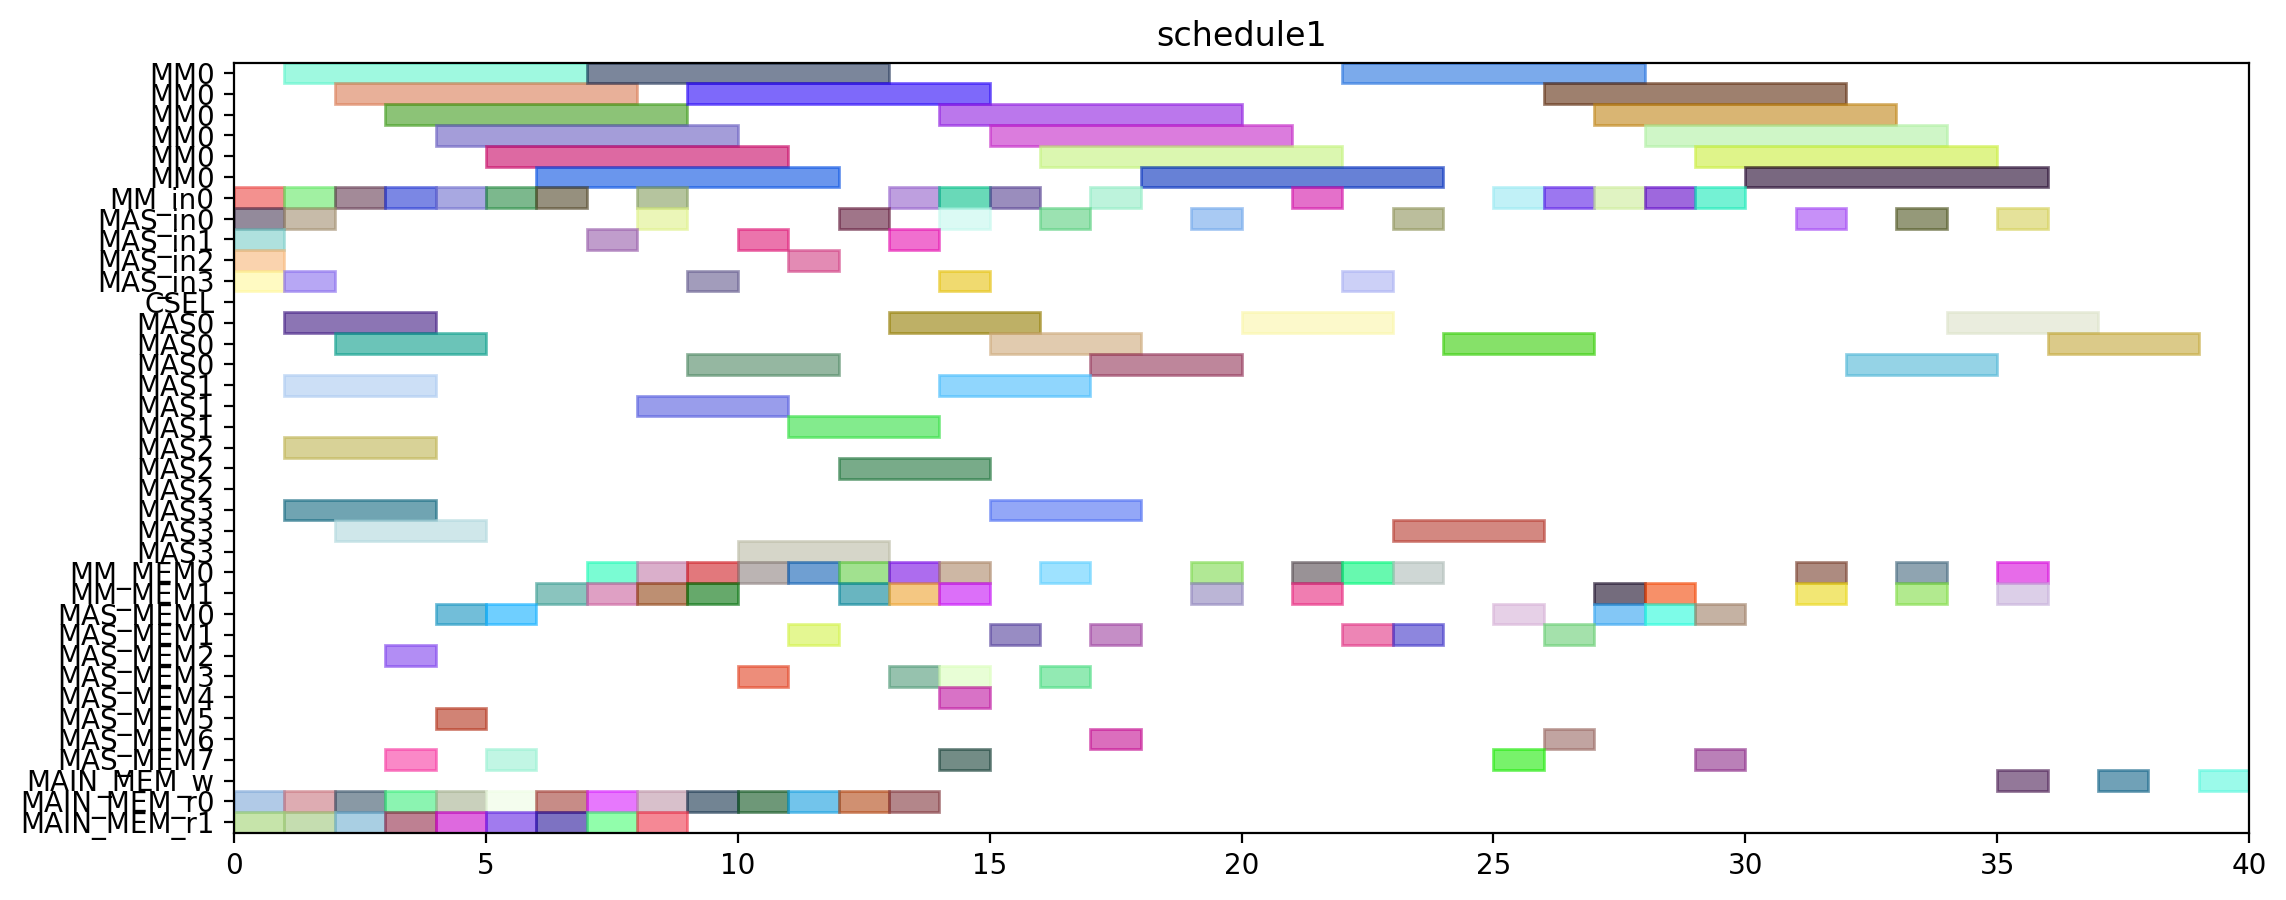

Source code (Python):
from pyschedule import Scenario, solvers, plotters, alt


def solve():
	horizon = 118
	S = Scenario("schedule1", horizon=horizon)

	# resource
	MM = S.Resources('MM', num=1, size=6)
	MM_in = S.Resources('MM_in', num=1)
	MAS_in = S.Resources('MAS_in', num=4)
	CSEL = S.Resource('CSEL')
	MAS = S.Resources('MAS', num=4, size=3, periods=range(1, horizon))
	MM_MEM = S.Resources('MM_MEM', num=2)
	MAS_MEM = S.Resources('MAS_MEM', num=8)
	MAIN_MEM_w = S.Resource('MAIN_MEM_w', size=1)
	MAIN_MEM_r = S.Resources('MAIN_MEM_r', num=2)

	# result of previous scheduling
	t13_mem0 = S.Task('t13_mem0', length=1, delay_cost=1)
	S += t13_mem0 >= 0
	t13_mem0 += MAIN_MEM_r[0]

	t13_mem1 = S.Task('t13_mem1', length=1, delay_cost=1)
	S += t13_mem1 >= 0
	t13_mem1 += MAIN_MEM_r[1]

	t2_in = S.Task('t2_in', length=1, delay_cost=1)
	S += t2_in >= 0
	t2_in += MM_in[0]

	t3_in = S.Task('t3_in', length=1, delay_cost=1)
	S += t3_in >= 0
	t3_in += MAS_in[1]

	t4_in = S.Task('t4_in', length=1, delay_cost=1)
	S += t4_in >= 0
	t4_in += MAS_in[3]

	t8_in = S.Task('t8_in', length=1, delay_cost=1)
	S += t8_in >= 0
	t8_in += MAS_in[0]

	t9_in = S.Task('t9_in', length=1, delay_cost=1)
	S += t9_in >= 0
	t9_in += MAS_in[2]

	t13_in = S.Task('t13_in', length=1, delay_cost=1)
	S += t13_in >= 1
	t13_in += MAS_in[0]

	t14_in = S.Task('t14_in', length=1, delay_cost=1)
	S += t14_in >= 1
	t14_in += MAS_in[3]

	t1_in = S.Task('t1_in', length=1, delay_cost=1)
	S += t1_in >= 1
	t1_in += MM_in[0]

	t2 = S.Task('t2', length=6, delay_cost=1)
	S += t2 >= 1
	t2 += MM[0]

	t3 = S.Task('t3', length=3, delay_cost=1)
	S += t3 >= 1
	t3 += MAS[1]

	t4 = S.Task('t4', length=3, delay_cost=1)
	S += t4 >= 1
	t4 += MAS[3]

	t8 = S.Task('t8', length=3, delay_cost=1)
	S += t8 >= 1
	t8 += MAS[0]

	t9 = S.Task('t9', length=3, delay_cost=1)
	S += t9 >= 1
	t9 += MAS[2]

	t9_mem0 = S.Task('t9_mem0', length=1, delay_cost=1)
	S += t9_mem0 >= 1
	t9_mem0 += MAIN_MEM_r[0]

	t9_mem1 = S.Task('t9_mem1', length=1, delay_cost=1)
	S += t9_mem1 >= 1
	t9_mem1 += MAIN_MEM_r[1]

	t0_in = S.Task('t0_in', length=1, delay_cost=1)
	S += t0_in >= 2
	t0_in += MM_in[0]

	t0_mem0 = S.Task('t0_mem0', length=1, delay_cost=1)
	S += t0_mem0 >= 2
	t0_mem0 += MAIN_MEM_r[0]

	t1 = S.Task('t1', length=6, delay_cost=1)
	S += t1 >= 2
	t1 += MM[0]

	t13 = S.Task('t13', length=3, delay_cost=1)
	S += t13 >= 2
	t13 += MAS[0]

	t14 = S.Task('t14', length=3, delay_cost=1)
	S += t14 >= 2
	t14 += MAS[3]

	t2_mem1 = S.Task('t2_mem1', length=1, delay_cost=1)
	S += t2_mem1 >= 2
	t2_mem1 += MAIN_MEM_r[1]

	t0 = S.Task('t0', length=6, delay_cost=1)
	S += t0 >= 3
	t0 += MM[0]

	t14_mem1 = S.Task('t14_mem1', length=1, delay_cost=1)
	S += t14_mem1 >= 3
	t14_mem1 += MAIN_MEM_r[1]

	t26_mem0 = S.Task('t26_mem0', length=1, delay_cost=1)
	S += t26_mem0 >= 3
	t26_mem0 += MAIN_MEM_r[0]

	t5_in = S.Task('t5_in', length=1, delay_cost=1)
	S += t5_in >= 3
	t5_in += MM_in[0]

	t5_mem0 = S.Task('t5_mem0', length=1, delay_cost=1)
	S += t5_mem0 >= 3
	t5_mem0 += MAS_MEM[2]

	t5_mem1 = S.Task('t5_mem1', length=1, delay_cost=1)
	S += t5_mem1 >= 3
	t5_mem1 += MAS_MEM[7]

	t0_mem1 = S.Task('t0_mem1', length=1, delay_cost=1)
	S += t0_mem1 >= 4
	t0_mem1 += MAIN_MEM_r[1]

	t10_in = S.Task('t10_in', length=1, delay_cost=1)
	S += t10_in >= 4
	t10_in += MM_in[0]

	t10_mem0 = S.Task('t10_mem0', length=1, delay_cost=1)
	S += t10_mem0 >= 4
	t10_mem0 += MAS_MEM[0]

	t10_mem1 = S.Task('t10_mem1', length=1, delay_cost=1)
	S += t10_mem1 >= 4
	t10_mem1 += MAS_MEM[5]

	t2_mem0 = S.Task('t2_mem0', length=1, delay_cost=1)
	S += t2_mem0 >= 4
	t2_mem0 += MAIN_MEM_r[0]

	t5 = S.Task('t5', length=6, delay_cost=1)
	S += t5 >= 4
	t5 += MM[0]

	t10 = S.Task('t10', length=6, delay_cost=1)
	S += t10 >= 5
	t10 += MM[0]

	t15_in = S.Task('t15_in', length=1, delay_cost=1)
	S += t15_in >= 5
	t15_in += MM_in[0]

	t15_mem0 = S.Task('t15_mem0', length=1, delay_cost=1)
	S += t15_mem0 >= 5
	t15_mem0 += MAS_MEM[0]

	t15_mem1 = S.Task('t15_mem1', length=1, delay_cost=1)
	S += t15_mem1 >= 5
	t15_mem1 += MAS_MEM[7]

	t18_mem0 = S.Task('t18_mem0', length=1, delay_cost=1)
	S += t18_mem0 >= 5
	t18_mem0 += MAIN_MEM_r[0]

	t3_mem1 = S.Task('t3_mem1', length=1, delay_cost=1)
	S += t3_mem1 >= 5
	t3_mem1 += MAIN_MEM_r[1]

	t15 = S.Task('t15', length=6, delay_cost=1)
	S += t15 >= 6
	t15 += MM[0]

	t1_mem0 = S.Task('t1_mem0', length=1, delay_cost=1)
	S += t1_mem0 >= 6
	t1_mem0 += MAIN_MEM_r[0]

	t1_mem1 = S.Task('t1_mem1', length=1, delay_cost=1)
	S += t1_mem1 >= 6
	t1_mem1 += MAIN_MEM_r[1]

	t26_in = S.Task('t26_in', length=1, delay_cost=1)
	S += t26_in >= 6
	t26_in += MM_in[0]

	t26_mem1 = S.Task('t26_mem1', length=1, delay_cost=1)
	S += t26_mem1 >= 6
	t26_mem1 += MM_MEM[1]

	t11_in = S.Task('t11_in', length=1, delay_cost=1)
	S += t11_in >= 7
	t11_in += MAS_in[1]

	t11_mem0 = S.Task('t11_mem0', length=1, delay_cost=1)
	S += t11_mem0 >= 7
	t11_mem0 += MM_MEM[0]

	t11_mem1 = S.Task('t11_mem1', length=1, delay_cost=1)
	S += t11_mem1 >= 7
	t11_mem1 += MM_MEM[1]

	t26 = S.Task('t26', length=6, delay_cost=1)
	S += t26 >= 7
	t26 += MM[0]

	t27_mem0 = S.Task('t27_mem0', length=1, delay_cost=1)
	S += t27_mem0 >= 7
	t27_mem0 += MAIN_MEM_r[0]

	t4_mem1 = S.Task('t4_mem1', length=1, delay_cost=1)
	S += t4_mem1 >= 7
	t4_mem1 += MAIN_MEM_r[1]

	t11 = S.Task('t11', length=3, delay_cost=1)
	S += t11 >= 8
	t11 += MAS[1]

	t19_in = S.Task('t19_in', length=1, delay_cost=1)
	S += t19_in >= 8
	t19_in += MM_in[0]

	t19_mem0 = S.Task('t19_mem0', length=1, delay_cost=1)
	S += t19_mem0 >= 8
	t19_mem0 += MAIN_MEM_r[0]

	t19_mem1 = S.Task('t19_mem1', length=1, delay_cost=1)
	S += t19_mem1 >= 8
	t19_mem1 += MM_MEM[1]

	t24_in = S.Task('t24_in', length=1, delay_cost=1)
	S += t24_in >= 8
	t24_in += MAS_in[0]

	t24_mem0 = S.Task('t24_mem0', length=1, delay_cost=1)
	S += t24_mem0 >= 8
	t24_mem0 += MM_MEM[0]

	t8_mem1 = S.Task('t8_mem1', length=1, delay_cost=1)
	S += t8_mem1 >= 8
	t8_mem1 += MAIN_MEM_r[1]

	t19 = S.Task('t19', length=6, delay_cost=1)
	S += t19 >= 9
	t19 += MM[0]

	t24 = S.Task('t24', length=3, delay_cost=1)
	S += t24 >= 9
	t24 += MAS[0]

	t6_in = S.Task('t6_in', length=1, delay_cost=1)
	S += t6_in >= 9
	t6_in += MAS_in[3]

	t6_mem0 = S.Task('t6_mem0', length=1, delay_cost=1)
	S += t6_mem0 >= 9
	t6_mem0 += MM_MEM[0]

	t6_mem1 = S.Task('t6_mem1', length=1, delay_cost=1)
	S += t6_mem1 >= 9
	t6_mem1 += MM_MEM[1]

	t8_mem0 = S.Task('t8_mem0', length=1, delay_cost=1)
	S += t8_mem0 >= 9
	t8_mem0 += MAIN_MEM_r[0]

	t12_in = S.Task('t12_in', length=1, delay_cost=1)
	S += t12_in >= 10
	t12_in += MAS_in[1]

	t12_mem0 = S.Task('t12_mem0', length=1, delay_cost=1)
	S += t12_mem0 >= 10
	t12_mem0 += MM_MEM[0]

	t12_mem1 = S.Task('t12_mem1', length=1, delay_cost=1)
	S += t12_mem1 >= 10
	t12_mem1 += MAS_MEM[3]

	t14_mem0 = S.Task('t14_mem0', length=1, delay_cost=1)
	S += t14_mem0 >= 10
	t14_mem0 += MAIN_MEM_r[0]

	t6 = S.Task('t6', length=3, delay_cost=1)
	S += t6 >= 10
	t6 += MAS[3]

	t12 = S.Task('t12', length=3, delay_cost=1)
	S += t12 >= 11
	t12 += MAS[1]

	t25_in = S.Task('t25_in', length=1, delay_cost=1)
	S += t25_in >= 11
	t25_in += MAS_in[2]

	t25_mem0 = S.Task('t25_mem0', length=1, delay_cost=1)
	S += t25_mem0 >= 11
	t25_mem0 += MM_MEM[0]

	t25_mem1 = S.Task('t25_mem1', length=1, delay_cost=1)
	S += t25_mem1 >= 11
	t25_mem1 += MAS_MEM[1]

	t3_mem0 = S.Task('t3_mem0', length=1, delay_cost=1)
	S += t3_mem0 >= 11
	t3_mem0 += MAIN_MEM_r[0]

	t25 = S.Task('t25', length=3, delay_cost=1)
	S += t25 >= 12
	t25 += MAS[2]

	t29_in = S.Task('t29_in', length=1, delay_cost=1)
	S += t29_in >= 12
	t29_in += MAS_in[0]

	t29_mem0 = S.Task('t29_mem0', length=1, delay_cost=1)
	S += t29_mem0 >= 12
	t29_mem0 += MM_MEM[0]

	t29_mem1 = S.Task('t29_mem1', length=1, delay_cost=1)
	S += t29_mem1 >= 12
	t29_mem1 += MM_MEM[1]

	t30_mem0 = S.Task('t30_mem0', length=1, delay_cost=1)
	S += t30_mem0 >= 12
	t30_mem0 += MAIN_MEM_r[0]

	t16_in = S.Task('t16_in', length=1, delay_cost=1)
	S += t16_in >= 13
	t16_in += MAS_in[1]

	t16_mem0 = S.Task('t16_mem0', length=1, delay_cost=1)
	S += t16_mem0 >= 13
	t16_mem0 += MM_MEM[0]

	t16_mem1 = S.Task('t16_mem1', length=1, delay_cost=1)
	S += t16_mem1 >= 13
	t16_mem1 += MM_MEM[1]

	t18_in = S.Task('t18_in', length=1, delay_cost=1)
	S += t18_in >= 13
	t18_in += MM_in[0]

	t18_mem1 = S.Task('t18_mem1', length=1, delay_cost=1)
	S += t18_mem1 >= 13
	t18_mem1 += MAS_MEM[3]

	t29 = S.Task('t29', length=3, delay_cost=1)
	S += t29 >= 13
	t29 += MAS[0]

	t4_mem0 = S.Task('t4_mem0', length=1, delay_cost=1)
	S += t4_mem0 >= 13
	t4_mem0 += MAIN_MEM_r[0]

	t16 = S.Task('t16', length=3, delay_cost=1)
	S += t16 >= 14
	t16 += MAS[1]

	t18 = S.Task('t18', length=6, delay_cost=1)
	S += t18 >= 14
	t18 += MM[0]

	t27_in = S.Task('t27_in', length=1, delay_cost=1)
	S += t27_in >= 14
	t27_in += MM_in[0]

	t27_mem1 = S.Task('t27_mem1', length=1, delay_cost=1)
	S += t27_mem1 >= 14
	t27_mem1 += MAS_MEM[3]

	t28_in = S.Task('t28_in', length=1, delay_cost=1)
	S += t28_in >= 14
	t28_in += MAS_in[0]

	t28_mem0 = S.Task('t28_mem0', length=1, delay_cost=1)
	S += t28_mem0 >= 14
	t28_mem0 += MAS_MEM[4]

	t28_mem1 = S.Task('t28_mem1', length=1, delay_cost=1)
	S += t28_mem1 >= 14
	t28_mem1 += MM_MEM[1]

	t7_in = S.Task('t7_in', length=1, delay_cost=1)
	S += t7_in >= 14
	t7_in += MAS_in[3]

	t7_mem0 = S.Task('t7_mem0', length=1, delay_cost=1)
	S += t7_mem0 >= 14
	t7_mem0 += MM_MEM[0]

	t7_mem1 = S.Task('t7_mem1', length=1, delay_cost=1)
	S += t7_mem1 >= 14
	t7_mem1 += MAS_MEM[7]

	t27 = S.Task('t27', length=6, delay_cost=1)
	S += t27 >= 15
	t27 += MM[0]

	t28 = S.Task('t28', length=3, delay_cost=1)
	S += t28 >= 15
	t28 += MAS[0]

	t30_in = S.Task('t30_in', length=1, delay_cost=1)
	S += t30_in >= 15
	t30_in += MM_in[0]

	t30_mem1 = S.Task('t30_mem1', length=1, delay_cost=1)
	S += t30_mem1 >= 15
	t30_mem1 += MAS_MEM[1]

	t7 = S.Task('t7', length=3, delay_cost=1)
	S += t7 >= 15
	t7 += MAS[3]

	t17_in = S.Task('t17_in', length=1, delay_cost=1)
	S += t17_in >= 16
	t17_in += MAS_in[0]

	t17_mem0 = S.Task('t17_mem0', length=1, delay_cost=1)
	S += t17_mem0 >= 16
	t17_mem0 += MM_MEM[0]

	t17_mem1 = S.Task('t17_mem1', length=1, delay_cost=1)
	S += t17_mem1 >= 16
	t17_mem1 += MAS_MEM[3]

	t30 = S.Task('t30', length=6, delay_cost=1)
	S += t30 >= 16
	t30 += MM[0]

	t17 = S.Task('t17', length=3, delay_cost=1)
	S += t17 >= 17
	t17 += MAS[0]

	t35_in = S.Task('t35_in', length=1, delay_cost=1)
	S += t35_in >= 17
	t35_in += MM_in[0]

	t35_mem0 = S.Task('t35_mem0', length=1, delay_cost=1)
	S += t35_mem0 >= 17
	t35_mem0 += MAS_MEM[6]

	t35_mem1 = S.Task('t35_mem1', length=1, delay_cost=1)
	S += t35_mem1 >= 17
	t35_mem1 += MAS_MEM[1]

	t35 = S.Task('t35', length=6, delay_cost=1)
	S += t35 >= 18
	t35 += MM[0]

	t20_in = S.Task('t20_in', length=1, delay_cost=1)
	S += t20_in >= 19
	t20_in += MAS_in[0]

	t20_mem0 = S.Task('t20_mem0', length=1, delay_cost=1)
	S += t20_mem0 >= 19
	t20_mem0 += MM_MEM[0]

	t20_mem1 = S.Task('t20_mem1', length=1, delay_cost=1)
	S += t20_mem1 >= 19
	t20_mem1 += MM_MEM[1]

	t20 = S.Task('t20', length=3, delay_cost=1)
	S += t20 >= 20
	t20 += MAS[0]

	t31_in = S.Task('t31_in', length=1, delay_cost=1)
	S += t31_in >= 21
	t31_in += MM_in[0]

	t31_mem0 = S.Task('t31_mem0', length=1, delay_cost=1)
	S += t31_mem0 >= 21
	t31_mem0 += MM_MEM[0]

	t31_mem1 = S.Task('t31_mem1', length=1, delay_cost=1)
	S += t31_mem1 >= 21
	t31_mem1 += MM_MEM[1]

	t31 = S.Task('t31', length=6, delay_cost=1)
	S += t31 >= 22
	t31 += MM[0]


	# new tasks
	t21 = S.Task('t21', length=3, delay_cost=1)
	t21 += alt(MAS)
	t21_in = S.Task('t21_in', length=1, delay_cost=1)
	t21_in += alt(MAS_in)
	S += t21_in*MAS_in[0]<=t21*MAS[0]

	S += t21_in*MAS_in[1]<=t21*MAS[1]

	S += t21_in*MAS_in[2]<=t21*MAS[2]

	S += t21_in*MAS_in[3]<=t21*MAS[3]

	t21_mem0 = S.Task('t21_mem0', length=1, delay_cost=1)
	t21_mem0 += MM_MEM[0]
	S += 7 < t21_mem0
	S += t21_mem0 <= t21

	t21_mem1 = S.Task('t21_mem1', length=1, delay_cost=1)
	t21_mem1 += MAS_MEM[1]
	S += 22 < t21_mem1
	S += t21_mem1 <= t21

	t22 = S.Task('t22', length=3, delay_cost=1)
	t22 += alt(MAS)
	t22_in = S.Task('t22_in', length=1, delay_cost=1)
	t22_in += alt(MAS_in)
	S += t22_in*MAS_in[0]<=t22*MAS[0]

	S += t22_in*MAS_in[1]<=t22*MAS[1]

	S += t22_in*MAS_in[2]<=t22*MAS[2]

	S += t22_in*MAS_in[3]<=t22*MAS[3]

	t22_mem0 = S.Task('t22_mem0', length=1, delay_cost=1)
	t22_mem0 += MM_MEM[0]
	S += 7 < t22_mem0
	S += t22_mem0 <= t22

	t22_mem1 = S.Task('t22_mem1', length=1, delay_cost=1)
	t22_mem1 += MAS_MEM[1]
	S += 22 < t22_mem1
	S += t22_mem1 <= t22

	t32 = S.Task('t32', length=6, delay_cost=1)
	t32 += alt(MM)
	t32_in = S.Task('t32_in', length=1, delay_cost=1)
	t32_in += alt(MM_in)
	S += t32_in*MM_in[0]<=t32*MM[0]

	t32_mem0 = S.Task('t32_mem0', length=1, delay_cost=1)
	t32_mem0 += MAS_MEM[0]
	S += 17 < t32_mem0
	S += t32_mem0 <= t32

	t32_mem1 = S.Task('t32_mem1', length=1, delay_cost=1)
	t32_mem1 += MM_MEM[1]
	S += 27 < t32_mem1
	S += t32_mem1 <= t32

	t33 = S.Task('t33', length=6, delay_cost=1)
	t33 += alt(MM)
	t33_in = S.Task('t33_in', length=1, delay_cost=1)
	t33_in += alt(MM_in)
	S += t33_in*MM_in[0]<=t33*MM[0]

	t33_mem0 = S.Task('t33_mem0', length=1, delay_cost=1)
	t33_mem0 += MAS_MEM[0]
	S += 19 < t33_mem0
	S += t33_mem0 <= t33

	t33_mem1 = S.Task('t33_mem1', length=1, delay_cost=1)
	t33_mem1 += MM_MEM[1]
	S += 27 < t33_mem1
	S += t33_mem1 <= t33

	t23 = S.Task('t23', length=6, delay_cost=1)
	t23 += alt(MM)
	t23_in = S.Task('t23_in', length=1, delay_cost=1)
	t23_in += alt(MM_in)
	S += t23_in*MM_in[0]<=t23*MM[0]

	t23_mem0 = S.Task('t23_mem0', length=1, delay_cost=1)
	t23_mem0 += alt(MAS_MEM)
	S += (t21*MAS[0])-1 < t23_mem0*MAS_MEM[0]
	S += (t21*MAS[1])-1 < t23_mem0*MAS_MEM[2]
	S += (t21*MAS[2])-1 < t23_mem0*MAS_MEM[4]
	S += (t21*MAS[3])-1 < t23_mem0*MAS_MEM[6]
	S += t23_mem0 <= t23

	t23_mem1 = S.Task('t23_mem1', length=1, delay_cost=1)
	t23_mem1 += alt(MAS_MEM)
	S += (t22*MAS[0])-1 < t23_mem1*MAS_MEM[1]
	S += (t22*MAS[1])-1 < t23_mem1*MAS_MEM[3]
	S += (t22*MAS[2])-1 < t23_mem1*MAS_MEM[5]
	S += (t22*MAS[3])-1 < t23_mem1*MAS_MEM[7]
	S += t23_mem1 <= t23

	t34 = S.Task('t34', length=6, delay_cost=1)
	t34 += alt(MM)
	t34_in = S.Task('t34_in', length=1, delay_cost=1)
	t34_in += alt(MM_in)
	S += t34_in*MM_in[0]<=t34*MM[0]

	t34_mem0 = S.Task('t34_mem0', length=1, delay_cost=1)
	t34_mem0 += MAS_MEM[6]
	S += 17 < t34_mem0
	S += t34_mem0 <= t34

	t34_mem1 = S.Task('t34_mem1', length=1, delay_cost=1)
	t34_mem1 += alt(MAS_MEM)
	S += (t21*MAS[0])-1 < t34_mem1*MAS_MEM[1]
	S += (t21*MAS[1])-1 < t34_mem1*MAS_MEM[3]
	S += (t21*MAS[2])-1 < t34_mem1*MAS_MEM[5]
	S += (t21*MAS[3])-1 < t34_mem1*MAS_MEM[7]
	S += t34_mem1 <= t34

	t36 = S.Task('t36', length=6, delay_cost=1)
	t36 += alt(MM)
	t36_in = S.Task('t36_in', length=1, delay_cost=1)
	t36_in += alt(MM_in)
	S += t36_in*MM_in[0]<=t36*MM[0]

	t36_mem0 = S.Task('t36_mem0', length=1, delay_cost=1)
	t36_mem0 += MAS_MEM[0]
	S += 19 < t36_mem0
	S += t36_mem0 <= t36

	t36_mem1 = S.Task('t36_mem1', length=1, delay_cost=1)
	t36_mem1 += alt(MAS_MEM)
	S += (t22*MAS[0])-1 < t36_mem1*MAS_MEM[1]
	S += (t22*MAS[1])-1 < t36_mem1*MAS_MEM[3]
	S += (t22*MAS[2])-1 < t36_mem1*MAS_MEM[5]
	S += (t22*MAS[3])-1 < t36_mem1*MAS_MEM[7]
	S += t36_mem1 <= t36

	PY_new = S.Task('PY_new', length=3, delay_cost=1)
	PY_new += alt(MAS)
	PY_new_in = S.Task('PY_new_in', length=1, delay_cost=1)
	PY_new_in += alt(MAS_in)
	S += PY_new_in*MAS_in[0]<=PY_new*MAS[0]

	S += PY_new_in*MAS_in[1]<=PY_new*MAS[1]

	S += PY_new_in*MAS_in[2]<=PY_new*MAS[2]

	S += PY_new_in*MAS_in[3]<=PY_new*MAS[3]

	S += 0<PY_new

	PY_new_w = S.Task('PY_new_w', length=1, delay_cost=1)
	PY_new_w += alt(MAIN_MEM_w)
	S += PY_new <= PY_new_w

	PY_new_mem0 = S.Task('PY_new_mem0', length=1, delay_cost=1)
	PY_new_mem0 += alt(MM_MEM)
	S += (t23*MM[0])-1 < PY_new_mem0*MM_MEM[0]
	S += PY_new_mem0 <= PY_new

	PY_new_mem1 = S.Task('PY_new_mem1', length=1, delay_cost=1)
	PY_new_mem1 += alt(MM_MEM)
	S += (t32*MM[0])-1 < PY_new_mem1*MM_MEM[1]
	S += PY_new_mem1 <= PY_new

	PX_new = S.Task('PX_new', length=3, delay_cost=1)
	PX_new += alt(MAS)
	PX_new_in = S.Task('PX_new_in', length=1, delay_cost=1)
	PX_new_in += alt(MAS_in)
	S += PX_new_in*MAS_in[0]<=PX_new*MAS[0]

	S += PX_new_in*MAS_in[1]<=PX_new*MAS[1]

	S += PX_new_in*MAS_in[2]<=PX_new*MAS[2]

	S += PX_new_in*MAS_in[3]<=PX_new*MAS[3]

	S += 0<PX_new

	PX_new_w = S.Task('PX_new_w', length=1, delay_cost=1)
	PX_new_w += alt(MAIN_MEM_w)
	S += PX_new <= PX_new_w

	PX_new_mem0 = S.Task('PX_new_mem0', length=1, delay_cost=1)
	PX_new_mem0 += alt(MM_MEM)
	S += (t34*MM[0])-1 < PX_new_mem0*MM_MEM[0]
	S += PX_new_mem0 <= PX_new

	PX_new_mem1 = S.Task('PX_new_mem1', length=1, delay_cost=1)
	PX_new_mem1 += alt(MM_MEM)
	S += (t33*MM[0])-1 < PX_new_mem1*MM_MEM[1]
	S += PX_new_mem1 <= PX_new

	PZ_new = S.Task('PZ_new', length=3, delay_cost=1)
	PZ_new += alt(MAS)
	PZ_new_in = S.Task('PZ_new_in', length=1, delay_cost=1)
	PZ_new_in += alt(MAS_in)
	S += PZ_new_in*MAS_in[0]<=PZ_new*MAS[0]

	S += PZ_new_in*MAS_in[1]<=PZ_new*MAS[1]

	S += PZ_new_in*MAS_in[2]<=PZ_new*MAS[2]

	S += PZ_new_in*MAS_in[3]<=PZ_new*MAS[3]

	S += 0<PZ_new

	PZ_new_w = S.Task('PZ_new_w', length=1, delay_cost=1)
	PZ_new_w += alt(MAIN_MEM_w)
	S += PZ_new <= PZ_new_w

	PZ_new_mem0 = S.Task('PZ_new_mem0', length=1, delay_cost=1)
	PZ_new_mem0 += alt(MM_MEM)
	S += (t36*MM[0])-1 < PZ_new_mem0*MM_MEM[0]
	S += PZ_new_mem0 <= PZ_new

	PZ_new_mem1 = S.Task('PZ_new_mem1', length=1, delay_cost=1)
	PZ_new_mem1 += MM_MEM[1]
	S += 23 < PZ_new_mem1
	S += PZ_new_mem1 <= PZ_new

	solvers.mip.solve(S,msg=1,kind='CPLEX',ratio_gap=1.01)

	solution = [['hoge']*len(S.solution()[1]) for i in range(len(S.solution()))]
	for i in range(len(S.solution())):
		for j in range(len(S.solution()[i])):
			solution[i][j]=str(S.solution()[i][j])
	print(solution)

	cycles = int(solution[-1][3])

	pic_file_name = "/home/mfukuda/ABE/multiRAM_multiMAS_16mux/scheduling_result/stage6MM1_stage3MAS4/EP_ADD_A_ANY/schedule1.png"
	if(S.solution() != []):
		plotters.matplotlib.plot(S,img_filename=pic_file_name, show_task_labels=False, fig_size=(cycles*0.25+3, 5))

	return solution
